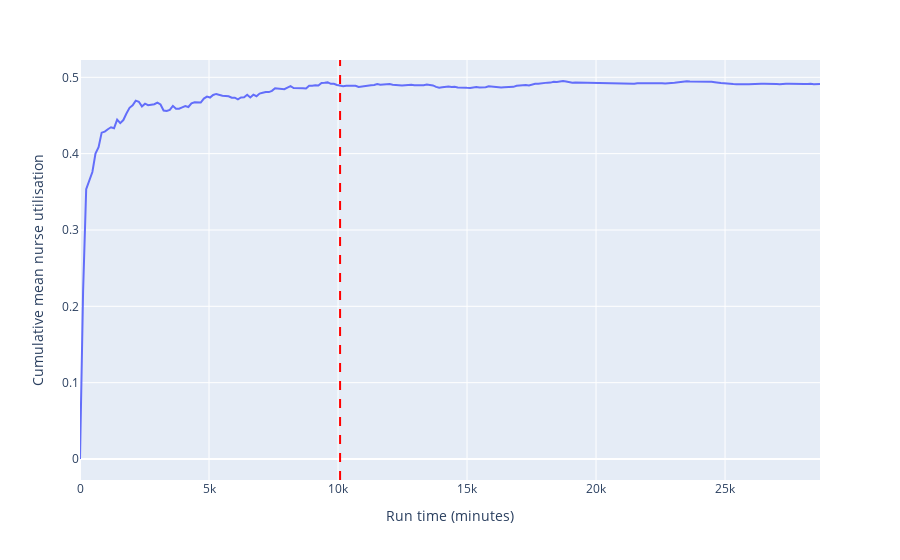

Notebook cell for this chart:
### Markdown cell above
However, it is important to look far ahead - so we run it for 20 days, and actually find it reaches a steady state at around 10,000 minutes.

### Code cell
time_series_inspection(data_collection_period=1440*20, warm_up=10080)

### Figure 1 — Plotly figure (JSON) as saved in the notebook; plotly's stock layout.template omitted (floating-point values rounded to 4 significant figures; data arrays with more than 128 entries replaced by an {"elided": "..."} marker saying what was removed)
{"data": [{"hovertemplate": "variable=0<br>simulation_time=%{x}<br>value=%{y}<extra></extra>", "legendgroup": "0", "line": {"color": "#636efa", "dash": "solid"}, "marker": {"symbol": "circle"}, "mode": "lines", "name": "0", "orientation": "v", "showlegend": true, "type": "scatter", "x": {"elided": "240 int values"}, "xaxis": "x", "y": {"elided": "240 float values"}, "yaxis": "y"}], "layout": {"legend": {"title": {"text": "variable"}, "tracegroupgap": 0}, "margin": {"t": 60}, "shapes": [{"line": {"color": "red", "dash": "dash"}, "type": "line", "x0": 10080, "x1": 10080, "xref": "x", "y0": 0, "y1": 1, "yref": "y domain"}], "showlegend": false, "xaxis": {"anchor": "y", "domain": [0, 1], "title": {"text": "Run time (minutes)"}}, "yaxis": {"anchor": "x", "domain": [0, 1], "title": {"text": "Cumulative mean nurse utilisation"}}}}
